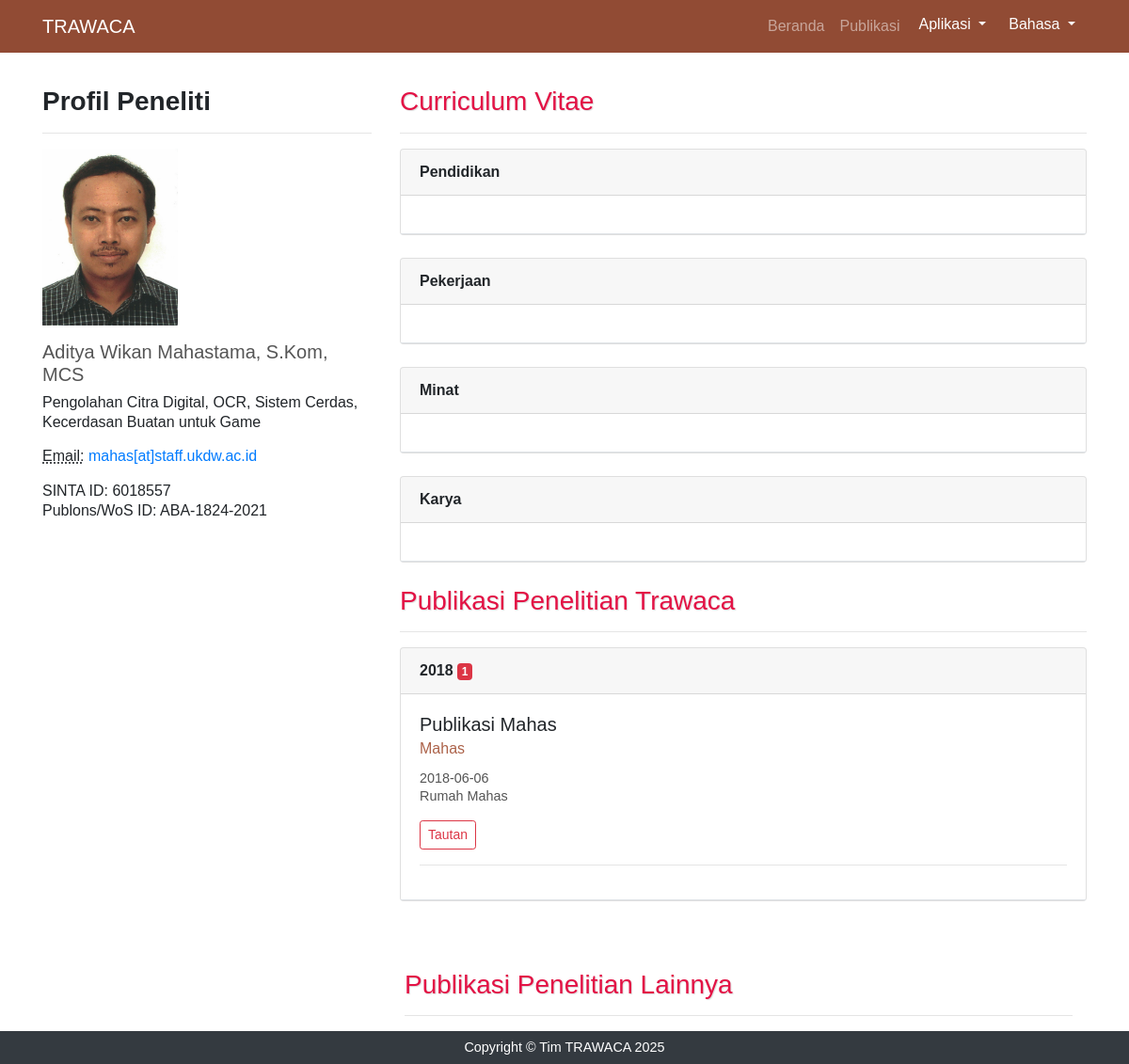
/profil.php, run on the app's committed database.
### tables this page shows
CREATE TABLE `profil_peneliti` (
  `id_peneliti` int(11) NOT NULL,
  `nama_peneliti` varchar(100) NOT NULL,
  `email_peneliti` varchar(100) NOT NULL,
  `keterangan_tambahan` varchar(100) NOT NULL
);

CREATE TABLE `profil_peneliti_bahasa` (
  `id_bahasa` int(11) NOT NULL,
  `id_peneliti` int(11) NOT NULL,
  `kode_bahasa` varchar(10) NOT NULL,
  `bidang_minat` text NOT NULL,
  `institusi_peneliti` text NOT NULL
);

CREATE TABLE `publikasi_peneliti_individu` (
  `id_publikasi` int(11) NOT NULL,
  `id_peneliti` int(11) DEFAULT NULL,
  `tahun_publikasi` year(4) NOT NULL,
  `nama_publikasi` varchar(255) NOT NULL,
  `nama_peneliti` varchar(255) NOT NULL,
  `hari_tanggal_publikasi` date NOT NULL,
  `tempat_publikasi` varchar(255) NOT NULL,
  `tautan_publikasi` text NOT NULL
);

### backend/profil_backend.php (called while the page is built, shortened)
<?php
include(__DIR__ . '/../config/database.php');
$lang = isset($_SESSION['lang']) ? $_SESSION['lang'] : 'id';
$queryPeneliti = "
    SELECT
        pp.id_peneliti,
        pp.nama_peneliti,
        pp.email_peneliti,
        pp.keterangan_tambahan,
        ppb.bidang_minat
    FROM
        profil_peneliti pp
    JOIN
        profil_peneliti_bahasa ppb ON pp.id_peneliti = ppb.id_peneliti
    WHERE
        ppb.kode_bahasa = :lang
";
$stmtPeneliti = $pdo->prepare($queryPeneliti);
$stmtPeneliti->execute(['lang' => $lang]);
$profiles = $stmtPeneliti->fetchAll(PDO::FETCH_ASSOC);
$profile = [];
foreach ($profiles as $rowprofile) {
    $profile[] = $rowprofile;
}
$id_peneliti = isset($_GET['id_peneliti'])
    ? $_GET['id_peneliti']
    : (!empty($profile) ? $profile[0]['id_peneliti'] : null);
foreach ($profiles as $profile) {
    if ($profile['id_peneliti'] == $id_peneliti) {
        $selected_profile = $profile;
        break;
    }
}
$queryPublikasi = "
    SELECT
        id_peneliti,
        tahun_publikasi,
        nama_publikasi,
        nama_peneliti,
        hari_tanggal_publikasi,
        tempat_publikasi,
        tautan_publikasi
    FROM
        publikasi_peneliti_individu
    WHERE
        id_peneliti = $id_peneliti
";
$stmtPublikasi = $pdo->query($queryPublikasi);
$publikasi = $stmtPublikasi->fetchAll(PDO::FETCH_ASSOC);
$kelompok_publikasi = [];
foreach ($publikasi as $rowpublikasi) {
    $kelompok_publikasi[$rowpublikasi['tahun_publikasi']][] = $rowpublikasi;}
$queryHeader = "
    SELECT
        ph.id_header,
        ph.nama_header,
        phb.header,
        phb.sub_header
    FROM
        profil_peneliti_header ph
    JOIN
        profil_peneliti_header_bahasa phb ON ph.id_header = phb.id_header
    WHERE
        kode_bahasa = :lang";
$stmtHeader = $pdo->prepare($queryHeader);
$stmtHeader->execute(['lang' => $lang]);
$headers = $stmtHeader->fetchAll(PDO::FETCH_ASSOC);
$headerData = [];
foreach ($headers as $rowHeaders) {
    $headerData[$rowHeaders['nama_header']] = [
        'header' => $rowHeaders['header'],
        'sub_header' => $rowHeaders['sub_header']];}
$queryNavigasi ="
SELECT
    nama_header,
    header
FROM
    navigasi
WHERE
    kode_bahasa = :lang";
$stmtNavigasi = $pdo->prepare($queryNavigasi);
$stmtNavigasi->execute(['lang' => $lang]);
$navigasi = $stmtNavigasi->fetchAll(PDO::FETCH_ASSOC);
$navigasiData = [];
foreach ($navigasi as $rowsNavigasi) {
$navigasiData[$rowsNavigasi['nama_header']] = [
    'header' => $rowsNavigasi['header']];}
?>

### profil.php (the view, shortened to what this page needs)
<?php
include 'backend/profil_backend.php'
?>
<!DOCTYPE html>
<html lang="<?php echo $lang; ?>"><head><meta http-equiv="Content-Type" content="text/html; charset=UTF-8">
    <link href="trawaca_bootstrap/bootstrap.min.css" rel="stylesheet">
    <link href="trawaca_bootstrap/business-frontpage.css" rel="stylesheet">
    <link href="trawaca_bootstrap/css" rel="stylesheet">
</head>
<body data-new-gr-c-s-check-loaded="14.1221.0" data-gr-ext-installed="">
<nav class="navbar navbar-expand-lg navbar-dark fixed-top" style="background-color:#914b34;">
    <div class="container">
      <a class="navbar-brand" href="beranda.php">TRAWACA</a>
      <div class="collapse navbar-collapse" id="navbarResponsive">
        <ul class="navbar-nav ml-auto">
            <a class="nav-link " href="beranda.php"><?php echo $navigasiData['navigasi_beranda']['header']; ?></a>
          <li class="nav-item " style="">
            <a class="nav-link " href="publikasi.php"><?php echo $navigasiData['navigasi_publikasi']['header']; ?></a>
          </li>
          <li class="nav-item dropdown">
          <button class="btn btn-primary dropdown-toggle" type="button" id="dropdownMenuButton" data-bs-toggle="dropdown" aria-expanded="false" style="background-color: transparent; border: none;">
          <?php echo $navigasiData['navigasi_aplikasi']['header']; ?>
          </button>
          </li>
          <li class="nav-item dropdown">
          <button class="btn btn-primary dropdown-toggle" type="button" id="dropdownMenuButton" data-bs-toggle="dropdown" aria-expanded="false" style="background-color: transparent; border: none;">
          <?php echo $navigasiData['navigasi_bahasa']['header']; ?>
          </button>
          </li>
        </ul>
      </div>
    </div>
</nav>
<?php if ($selected_profile): ?>
<div class="container">
    <div class="row mb-5" style="margin-top:35px;">
        <div class="col-md-4 col-sm-12 sijisiji" style="margin-bottom:21px;">
            <h3><b><?php echo $headerData['header_1']['header']; ?></b></h3>
            <hr>
            <p class="abuabu">
                <img src="./trawaca_bootstrap/mahas.jpg" width="144"><br>
            </p><h5 class="abuabu"><?= $selected_profile['nama_peneliti'] ?></php></h5>
                                   <?= $selected_profile['bidang_minat'] ?>
            <address>
                <abbr title="Email">Email:</abbr>
                <a href="mailto:<?= $selected_profile['email_peneliti'] ?>"><?= $selected_profile['email_peneliti'] ?></a>
            </address>
            <?= $selected_profile['keterangan_tambahan'] ?>
        </div>
        <div class="col-md-8 col-sm-12">
            <h3 style="color:#E31245; text-shadow: 1px 1px 1px #dddddd;"><?php echo $headerData['header_2']['header']; ?></h3>
            <hr>
            <div class="card">
                <div class="card-header">
                    <strong><?php echo $headerData['header_3']['header']; ?></strong>
                </div>
                <div class="card-body border border-top-0 border-right-0 border-left-0 border-bottom">
                </div>
            </div>
            <br>
            <div class="card">
                <div class="card-header">
                    <strong><?php echo $headerData['header_4']['header']; ?></strong>
                </div>
                <div class="card-body border border-top-0 border-right-0 border-left-0 border-bottom">
                </div>
            </div>
            <br>
            <div class="card">
                <div class="card-header">
                    <strong><?php echo $headerData['header_5']['header']; ?></strong>
                </div>
                <div class="card-body border border-top-0 border-right-0 border-left-0 border-bottom">
                </div>
            </div>
            <br>
            <div class="card">
                <div class="card-header">
                    <strong><?php echo $headerData['header_6']['header']; ?></strong>
                </div>
                <div class="card-body border border-top-0 border-right-0 border-left-0 border-bottom">
                </div>
            </div>
        </div>
            <div class="col-md-8 col-sm-12 ml-auto">
                <h3 style="color:#E31245; text-shadow: 1px 1px 1px #dddddd; margin-top: 24px;"><?php echo $headerData['header_7']['header']; ?></span></h3>
                <hr>
                <?php foreach ($kelompok_publikasi as $tahun => $publikasi_tahun) : ?>
                    <div class="card">
                        <div class="card-header">
                            <strong><?= $tahun ?></strong>&nbsp;<span class="badge badge-danger"><?= count($publikasi_tahun) ?></span>
                        </div>
                        <div class="card-body border border-top-0 border-right-0 border-left-0 border-bottom">
                            <?php foreach ($publikasi_tahun as $publikasi) : ?>
                                <h5 class="card-title">
                                    <?= $publikasi['nama_publikasi'] ?><br>
                                    <small class="coklat"><?= $publikasi['nama_peneliti'] ?></small>
                                </h5>
                                <p class="card-text siji abuabu">
                                    <?= $publikasi['hari_tanggal_publikasi'] ?><br>
                                    <?= $publikasi['tempat_publikasi'] ?><br>
                                </p>
                                <a href="<?= $publikasi['tautan_publikasi'] ?>" class="btn btn-outline-danger btn-sm" target="_blank">Tautan</a>
                                <hr>
                            <?php endforeach; ?>
                        </div>
                    </div>
                    <br>
                <?php endforeach; ?>
            </div>
        </div>
            <div class="col-md-8 col-sm-12 ml-auto">
                <h3 style="color:#E31245; text-shadow: 1px 1px 1px #dddddd; margin-top: 24px;"><?php echo $headerData['header_8']['header']; ?></span></h3>
                <hr>
            </div>
        </div>
<?php endif; ?>
<footer class="py-2 bg-dark">
    <div class="container">
        <p class="m-0 text-center text-white siji">Copyright © Tim TRAWACA 2025</p>
    </div>
</footer>
<link rel="stylesheet" href="chrome-extension://cofdbpoegempjloogbagkncekinflcnj/build/content.css"></body>
        </html>

### data on the page
profil_peneliti: nama_peneliti "Aditya Wikan Mahastama, S.Kom, MCS", email_peneliti "mahas[at]staff.ukdw.ac.id", keterangan_tambahan "SINTA ID: 6018557 Publons/WoS ID: ABA-1824-2021"
profil_peneliti_bahasa: bidang_minat "Pengolahan Citra Digital, OCR, Sistem Cerdas, Kecerdasan Buatan untuk Game"
publikasi_peneliti_individu: nama_publikasi "Publikasi Mahas", nama_peneliti "Mahas", hari_tanggal_publikasi "2018-06-06", tempat_publikasi "Rumah Mahas"

### other printed values
$navigasiData['navigasi_beranda']['header'] "Beranda"
$navigasiData['navigasi_publikasi']['header'] "Publikasi"
$navigasiData['navigasi_aplikasi']['header'] "Aplikasi"
$navigasiData['navigasi_bahasa']['header'] "Bahasa"
$headerData['header_1']['header'] "Profil Peneliti"
$headerData['header_2']['header'] "Curriculum Vitae"
$headerData['header_3']['header'] "Pendidikan"
$headerData['header_4']['header'] "Pekerjaan"
$headerData['header_5']['header'] "Minat"
$headerData['header_6']['header'] "Karya"
$headerData['header_7']['header'] "Publikasi Penelitian Trawaca"
$tahun "2018"
count($publikasi_tahun) "1"
$headerData['header_8']['header'] "Publikasi Penelitian Lainnya"
